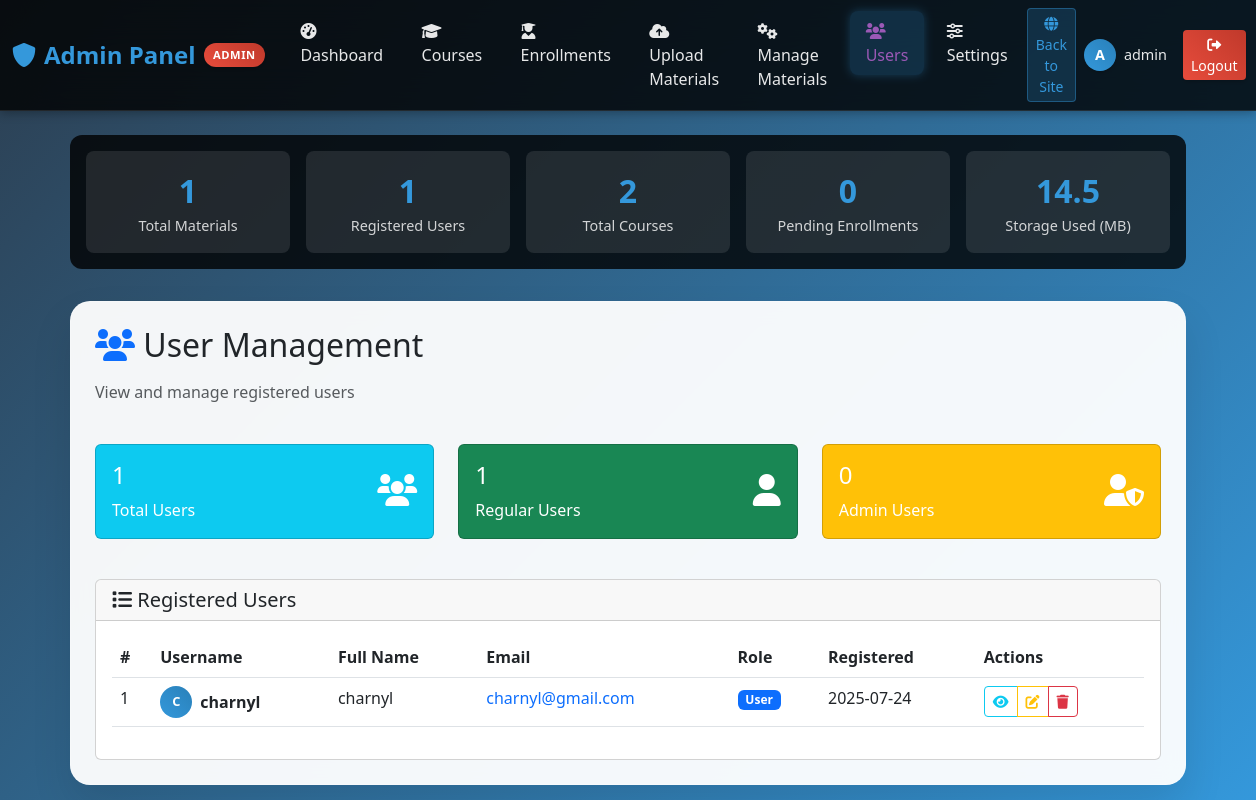
/admin/users (signed in), run on the app's committed database.
### tables this page shows
CREATE TABLE users (
            id INTEGER PRIMARY KEY AUTOINCREMENT,
            username TEXT UNIQUE NOT NULL,
            email TEXT UNIQUE NOT NULL,
            password_hash TEXT NOT NULL,
            full_name TEXT,
            role TEXT DEFAULT 'user',
            created_at TIMESTAMP DEFAULT CURRENT_TIMESTAMP
        );

### app.py (the view)
@app.route('/admin/users')
@admin_required
def admin_users():
    conn = get_db_connection()
    users = conn.execute('''
        SELECT id, username, email, full_name, role, created_at
        FROM users
        ORDER BY created_at DESC
    ''').fetchall()
    conn.close()
    return render_template('admin_users.html', users=users)

### app.py (called while the page is built)
def get_db_connection():
    conn = sqlite3.connect('jlpt_study.db')
    conn.row_factory = sqlite3.Row
    return conn

def admin_required(f):
    @wraps(f)
    def decorated_function(*args, **kwargs):
        if 'admin_id' not in session:
            return redirect(url_for('admin_login_page'))
        return f(*args, **kwargs)
    return decorated_function

@app.context_processor
def inject_session():
    return dict(session=session)

### templates/admin_users.html (shortened to what this page needs)
{% extends "admin_base.html" %}
{% block content %}
<div class="p-4">
    <div class="row mb-4">
        <div class="col-12">
            <h2 class="mb-3">
                <i class="fas fa-users text-primary"></i>
                User Management
            </h2>
            <p class="text-muted">View and manage registered users</p>
        </div>
    </div>
    <div class="row mb-4">
        <div class="col-md-4 mb-3">
            <div class="card bg-info text-white">
                <div class="card-body">
                    <div class="d-flex justify-content-between">
                        <div>
                            <h4>{{ users|length }}</h4>
                            <p class="mb-0">Total Users</p>
                        </div>
                        <div class="align-self-center">
                            <i class="fas fa-users fa-2x"></i>
                        </div>
                    </div>
                </div>
            </div>
        </div>
        <div class="col-md-4 mb-3">
            <div class="card bg-success text-white">
                <div class="card-body">
                    <div class="d-flex justify-content-between">
                        <div>
                            <h4>{{ users|selectattr('role', 'equalto', 'user')|list|length }}</h4>
                            <p class="mb-0">Regular Users</p>
                        </div>
                        <div class="align-self-center">
                            <i class="fas fa-user fa-2x"></i>
                        </div>
                    </div>
                </div>
            </div>
        </div>
        <div class="col-md-4 mb-3">
            <div class="card bg-warning text-white">
                <div class="card-body">
                    <div class="d-flex justify-content-between">
                        <div>
                            <h4>{{ users|selectattr('role', 'equalto', 'admin')|list|length }}</h4>
                            <p class="mb-0">Admin Users</p>
                        </div>
                        <div class="align-self-center">
                            <i class="fas fa-user-shield fa-2x"></i>
                        </div>
                    </div>
                </div>
            </div>
        </div>
    </div>
    <div class="card">
        <div class="card-header">
            <h5 class="mb-0">
                <i class="fas fa-list"></i>
                Registered Users
            </h5>
        </div>
        <div class="card-body">
            {% if users %}
            <div class="table-responsive">
                <table class="table table-hover">
                    <thead>
                        <tr>
                            <th>#</th>
                            <th>Username</th>
                            <th>Full Name</th>
                            <th>Email</th>
                            <th>Role</th>
                            <th>Registered</th>
                            <th>Actions</th>
                        </tr>
                    </thead>
                    <tbody>
                        {% for user in users %}
                        <tr>
                            <td>{{ loop.index }}</td>
                            <td>
                                <div class="d-flex align-items-center">
                                    <div class="user-avatar me-2">
                                        {{ user.username[0].upper() }}
                                    </div>
                                    <strong>{{ user.username }}</strong>
                                </div>
                            </td>
                            <td>{{ user.full_name or 'Not provided' }}</td>
                            <td>
                                <a href="mailto:{{ user.email }}" class="text-decoration-none">
                                    {{ user.email }}
                                </a>
                            </td>
                            <td>
                                {% if user.role == 'admin' %}
                                    <span class="badge bg-danger">Admin</span>
                                {% else %}
                                    <span class="badge bg-primary">User</span>
                                {% endif %}
                            </td>
                            <td>
                                {% if user.created_at %}
                                    {{ user.created_at[:10] }}
                                {% else %}
                                    Unknown
                                {% endif %}
                            </td>
                            <td>
                                <div class="btn-group btn-group-sm">
                                    <button class="btn btn-outline-info" title="View Details">
                                        <i class="fas fa-eye"></i>
                                    </button>
                                    <button class="btn btn-outline-warning" title="Edit User">
                                        <i class="fas fa-edit"></i>
                                    </button>
                                    {% if user.role != 'admin' %}
                                    <button class="btn btn-outline-danger" title="Delete User"
                                            onclick="confirmDeleteUser('{{ user.username }}', {{ user.id }})">
                                        <i class="fas fa-trash"></i>
                                    </button>
                                    {% endif %}
                                </div>
                            </td>
                        </tr>
                        {% endfor %}
                    </tbody>
                </table>
            </div>
            {% else %}
            <div class="text-center py-5">
                <i class="fas fa-users fa-3x text-muted mb-3"></i>
                <h5 class="text-muted">No users registered yet</h5>
                <p class="text-muted">Users will appear here when they register on the site.</p>
            </div>
            {% endif %}
        </div>
    </div>
</div>
{% endblock %}

### templates/admin_base.html (style rules this page uses)
body { font-family: 'Segoe UI', Tahoma, Geneva, Verdana, sans-serif; background: linear-gradient(135deg, #2c3e50 0%, #3498db 100%); min-height: 100vh; }

### templates/admin_users.html (style rules this page uses)
.user-avatar { width: 32px; height: 32px; background: linear-gradient(45deg, #3498db, #2980b9); border-radius: 50%; display: flex; align-items: center; justify-content: center; color: white; font-weight: bold; font-size: 0.8rem; }

### data on the page
users: username "C", username "charnyl", full_name "charnyl", email "charnyl@gmail.com", role "User", created_at "2025-07-24"

### other printed values
{{ session.admin_username[0].upper() if session.admin_username else 'A' }} "A"
{{ session.admin_username }} "admin"
{{ users|length }} "1"
{{ users|selectattr('role', 'equalto', 'user')|list|length }} "1"
{{ users|selectattr('role', 'equalto', 'admin')|list|length }} "0"
